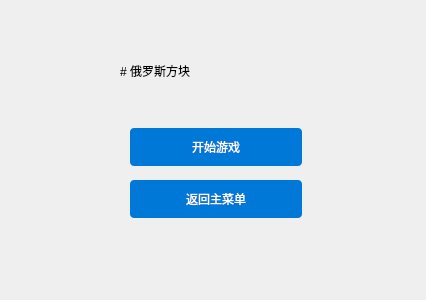
<?xml version="1.0" encoding="UTF-8"?>
<ui version="4.0">
 <class>Form</class>
 <widget class="QWidget" name="Form">
  <property name="geometry">
   <rect>
    <x>0</x>
    <y>0</y>
    <width>426</width>
    <height>300</height>
   </rect>
  </property>
  <property name="windowTitle">
   <string>Form</string>
  </property>
  <property name="styleSheet">
   <string notr="true">QPushButton {
    background-color: #0078D7;
    border: none;
    border-radius: 4px;
    color: white;
    padding: 10px;
    min-width: 150px;
}

QPushButton:hover {
    background-color: #005FAC;
}

QPushButton:pressed {
    background-color: #003D79;
}</string>
  </property>
  <widget class="QWidget" name="verticalLayoutWidget">
   <property name="geometry">
    <rect>
     <x>130</x>
     <y>120</y>
     <width>172</width>
     <height>106</height>
    </rect>
   </property>
   <layout class="QVBoxLayout" name="verticalLayout">
    <item>
     <widget class="QPushButton" name="pushButton_2">
      <property name="text">
       <string>开始游戏</string>
      </property>
     </widget>
    </item>
    <item>
     <widget class="QPushButton" name="pushButton">
      <property name="text">
       <string>返回主菜单</string>
      </property>
     </widget>
    </item>
   </layout>
  </widget>
  <widget class="QLabel" name="label">
   <property name="geometry">
    <rect>
     <x>120</x>
     <y>10</y>
     <width>241</width>
     <height>121</height>
    </rect>
   </property>
   <property name="text">
    <string># 俄罗斯方块</string>
   </property>
   <property name="textFormat">
    <enum>Qt::MarkdownText</enum>
   </property>
  </widget>
 </widget>
 <resources/>
 <connections/>
</ui>
